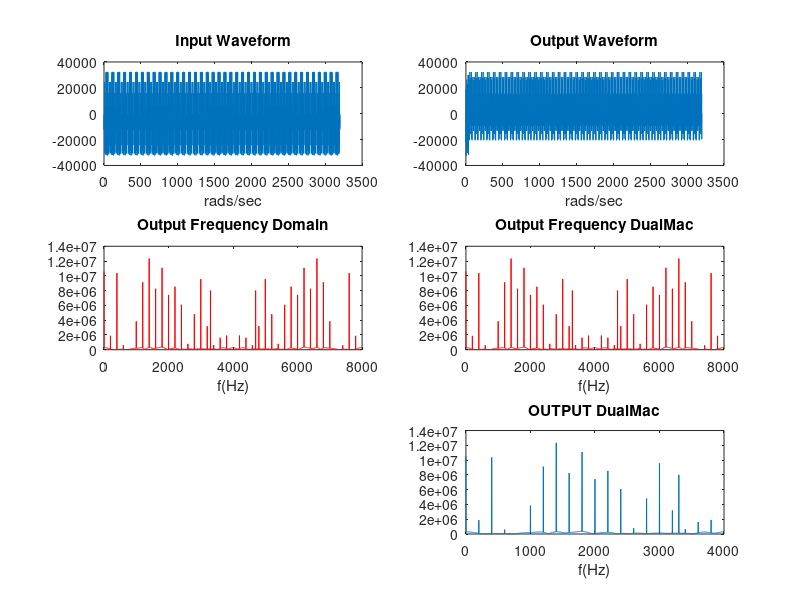

This chart was generated by the following MATLAB code:
load input.dat -ascii
n_spectra = size(input,2);
fs = 8000;
%f=(0:1/1024:(n_spectra-1)/1024)*fs;
omega = -pi:2*pi/n_spectra:pi-2*pi/n_spectra;     % Frequency range
f=(0:1/n_spectra:(1-1/n_spectra))*fs;
n_time = 0:n_spectra-1;
% Comparación entrada procesada, salida simulada, salida procesada
% Filtro original
%Hd = freqz(cof,1,omega);       % Frequency response
%mag = 20*log10(Hd);
magFFT_in = abs(fft(input,n_spectra));
load output.dat -ascii
%Hd_bs = freqz(cof2,1,omega);
%mag_bs = 20*log10(Hd_bs);     

n_spectra_out=size(output,2);
f_out=(0:1/n_spectra_out:(1-1/n_spectra_out))*fs;
magFFT_out = abs(fft(output,n_spectra_out));
load output_dualmac.dat -ascii;
n_spectra_dualout=size(output_dualmac,2);
f_dualout=(0:1/n_spectra_dualout:(1-1/n_spectra_dualout))*fs;
magFFT_dualout = abs(fft(output_dualmac,n_spectra_dualout));
subplot(321),plot(n_time,input), title('Input Waveform'),xlabel('rads/sec')
%subplot(323),plot(f(1:round(n_spectra/2)),mag(round(n_spectra/2)+1:end),'r'), title('Original Filter |H(f)|')
subplot(323),plot(f_out,magFFT_out, 'r'), title('Output Frequency Domain'),xlabel('f(Hz)')
subplot(322),plot(n_time,output), title('Output Waveform'),xlabel('rads/sec')
subplot(324),plot(f_dualout,magFFT_dualout, 'r'), title('Output Frequency DualMac'),xlabel('f(Hz)')
subplot(326),plot(f(1:round(n_spectra_dualout/2)),magFFT_dualout(1:round(n_spectra_dualout/2))), title('OUTPUT DualMac'),xlabel('f(Hz)')
